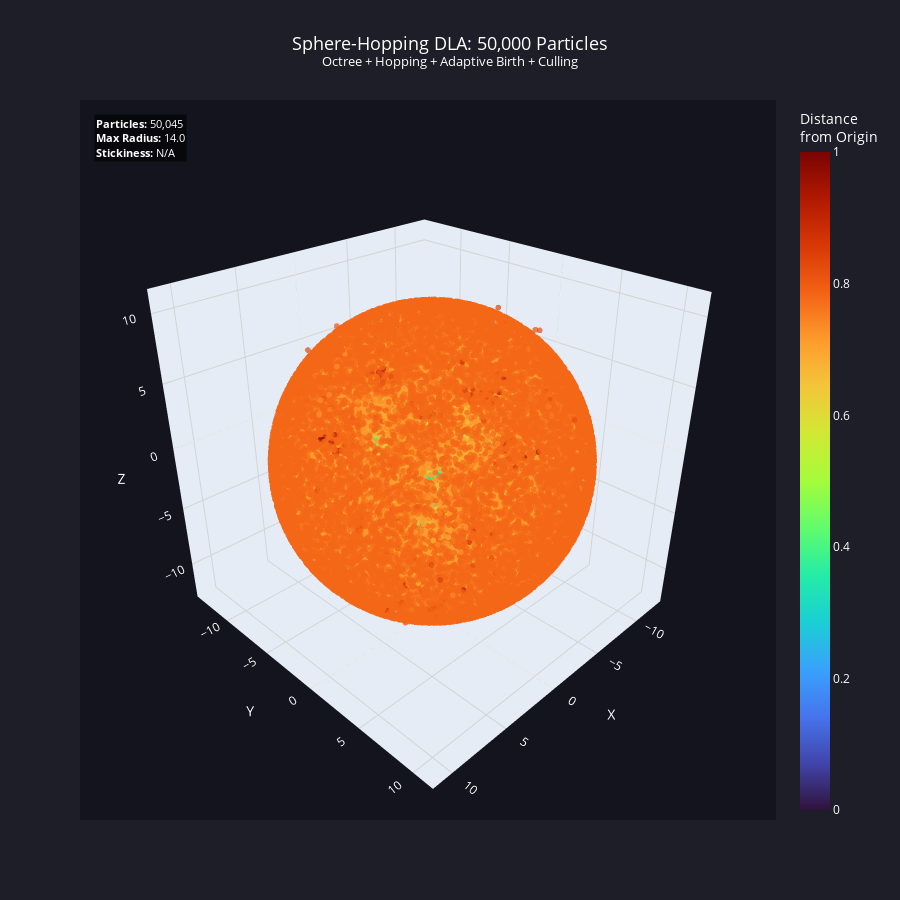

This figure's notebook cell:
### Code cell
# Visualize large sphere-hopping cluster
plot_offgrid_cluster_3d(
    cluster_large_hopping,
    title="Sphere-Hopping DLA: 50,000 Particles<br><sup>Octree + Hopping + Adaptive Birth + Culling</sup>",
    colorscale='Turbo',
    point_size=2,
    opacity=0.7
)

print_cluster_stats(cluster_large_hopping, "Large Sphere-Hopping Cluster")

### Figure 1 — Plotly figure (JSON) as saved in the notebook; plotly's stock layout.template omitted (floating-point values rounded to 4 significant figures; data arrays with more than 128 entries replaced by an {"elided": "..."} marker saying what was removed)
{"data": [{"hovertemplate": "x: %{x:.2f}<br>y: %{y:.2f}<br>z: %{z:.2f}<br>r: %{marker.color:.2f}<extra></extra>", "marker": {"color": {"elided": "50045 float values"}, "colorbar": {"title": {"text": "Distance<br>from Origin"}}, "colorscale": [[0, "#30123b"], [0.07143, "#4145ab"], [0.1429, "#4675ed"], [0.2143, "#39a2fc"], [0.2857, "#1bcfd4"], [0.3571, "#24eca6"], [0.4286, "#61fc6c"], [0.5, "#a4fc3b"], [0.5714, "#d1e834"], [0.6429, "#f3c63a"], [0.7143, "#fe9b2d"], [0.7857, "#f36315"], [0.8571, "#d93806"], [0.9286, "#b11901"], [1, "#7a0402"]], "line": {"width": 0}, "opacity": 0.7, "size": 2}, "mode": "markers", "type": "scatter3d", "x": {"elided": "50045 float values"}, "y": {"elided": "50045 float values"}, "z": {"elided": "50045 float values"}}], "layout": {"annotations": [{"align": "left", "bgcolor": "rgba(0,0,0,0.6)", "font": {"color": "white", "size": 11}, "showarrow": false, "text": "<b>Particles:</b> 50,045<br><b>Max Radius:</b> 14.0<br><b>Stickiness:</b> N/A", "x": 0.02, "xref": "paper", "y": 0.98, "yref": "paper"}], "font": {"color": "white"}, "height": 900, "paper_bgcolor": "rgb(30, 30, 40)", "scene": {"aspectmode": "data", "bgcolor": "rgb(20, 20, 30)", "camera": {"eye": {"x": 1.5, "y": 1.5, "z": 1.2}, "up": {"x": 0, "y": 0, "z": 1}}, "xaxis": {"gridcolor": "lightgray", "showgrid": true, "title": {"text": "X"}}, "yaxis": {"gridcolor": "lightgray", "showgrid": true, "title": {"text": "Y"}}, "zaxis": {"gridcolor": "lightgray", "showgrid": true, "title": {"text": "Z"}}}, "title": {"font": {"size": 18}, "text": "Sphere-Hopping DLA: 50,000 Particles<br><sup>Octree + Hopping + Adaptive Birth + Culling</sup>", "x": 0.5}, "width": 900}}
